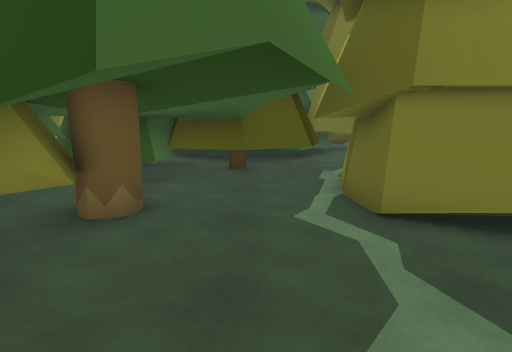
[1] (above)

24 first-person views from a walk through a scene from a Unity 3-D project. The camera is 1.4 m above the floor, tilts 10° down and sees 75° across. The floor is counted in squares, 1 m on a side. Each view is taken from the middle of a square. On the plan, view 1 faces up. The plan holds only what a view shows up to about 15 squares ahead; the rest is blank. The place goes on beyond the plan. The player is left out.

[2]
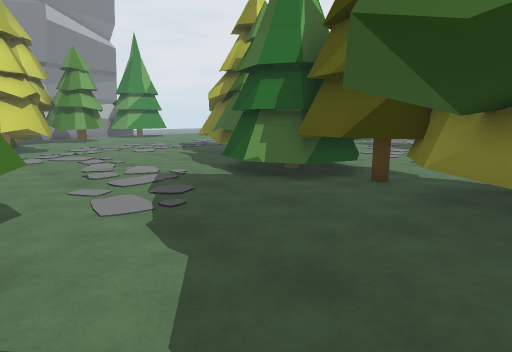

[3]
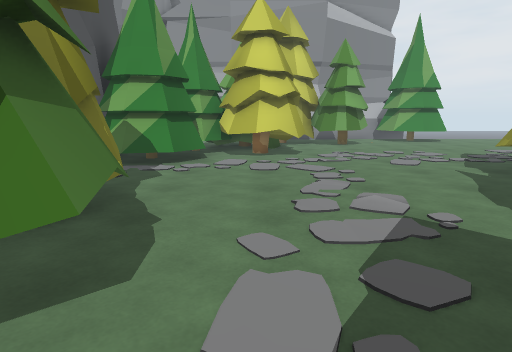

[4]
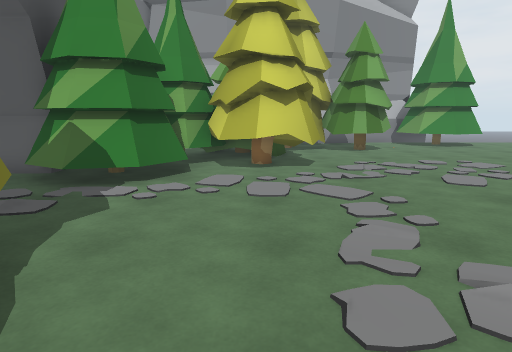

[5]
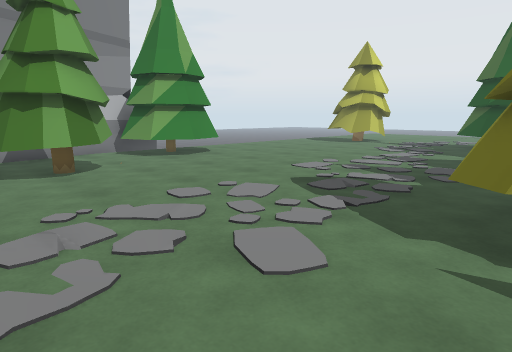

[6]
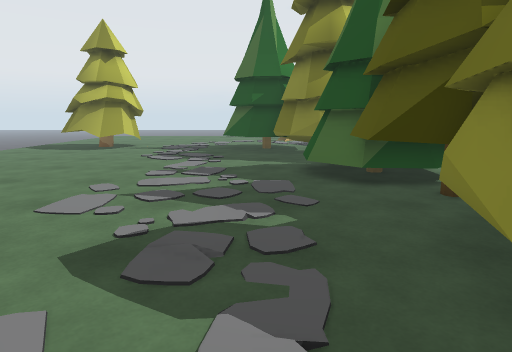

[7]
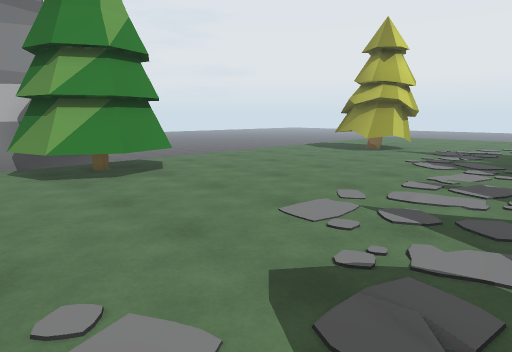

[8]
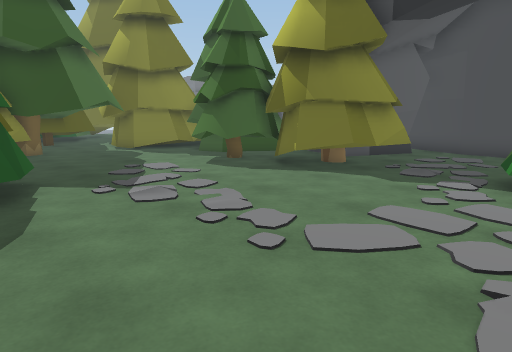

[9]
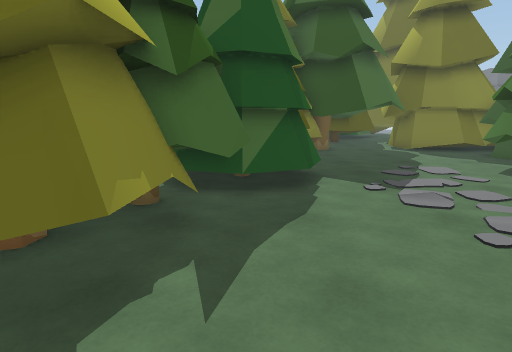

[10]
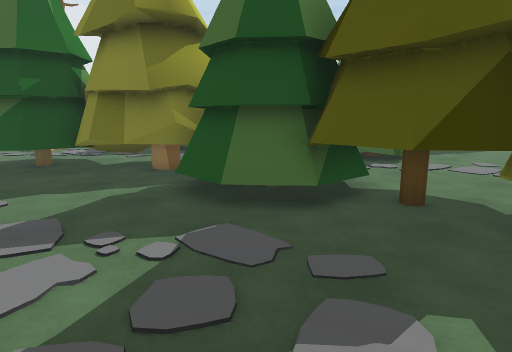

[11]
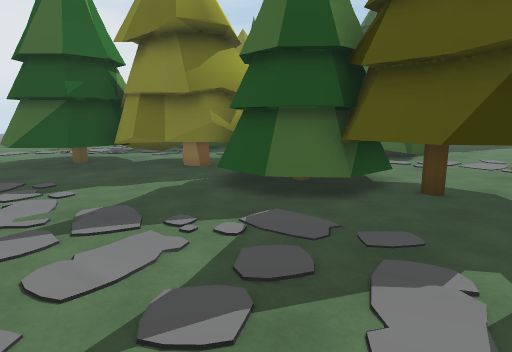

[12]
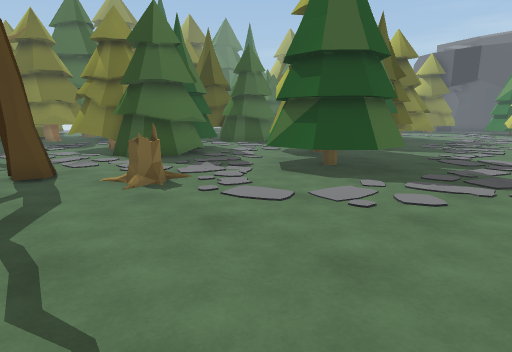

[13]
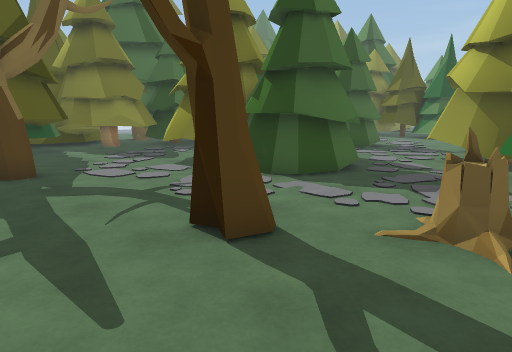

[14]
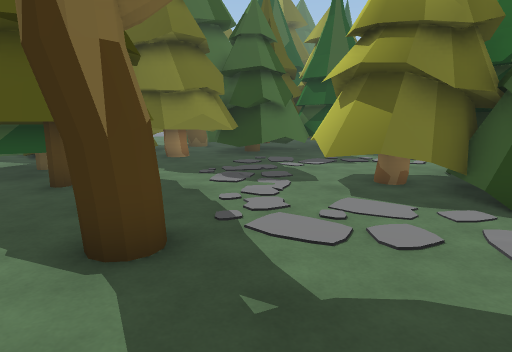

[15]
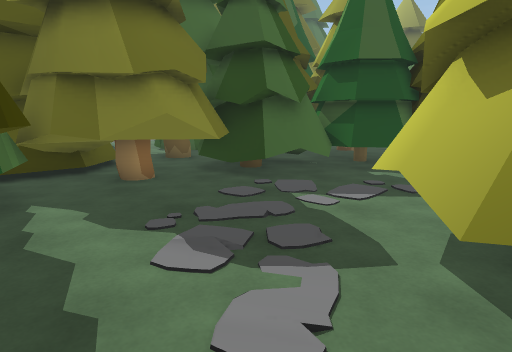

[16]
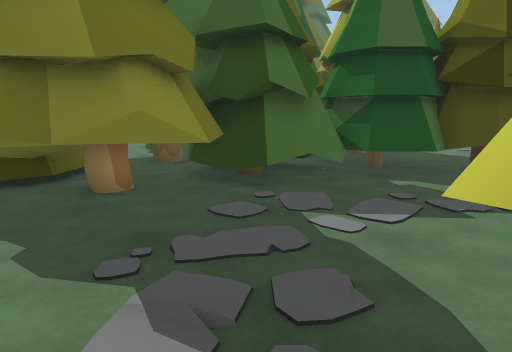

[17]
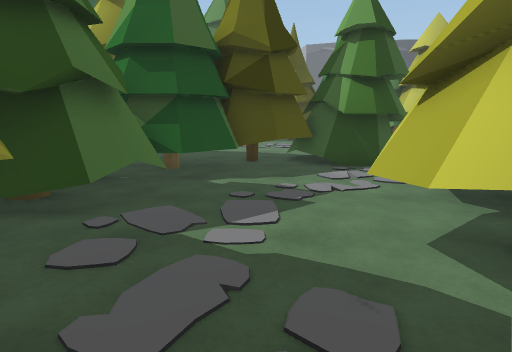

[18]
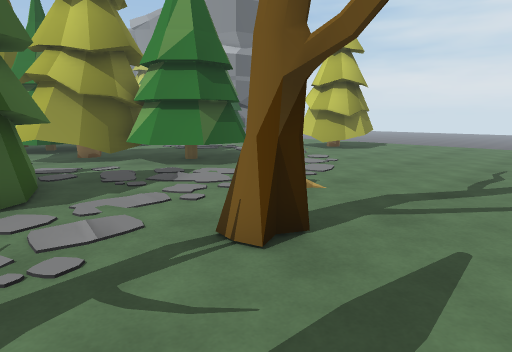

[19]
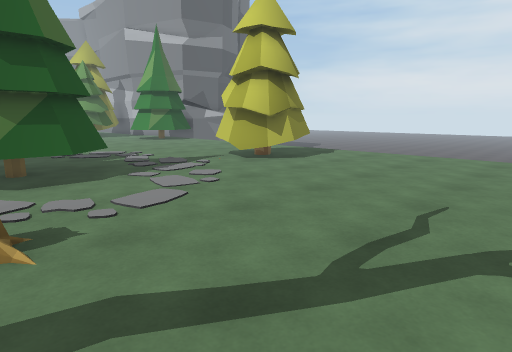

[20]
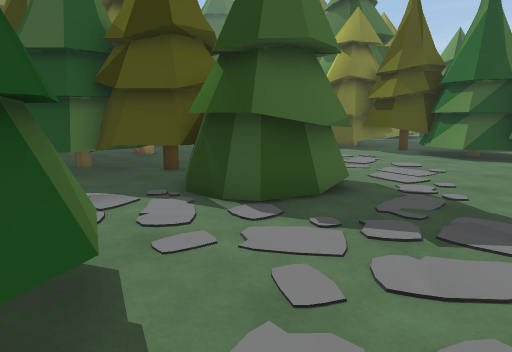

[21]
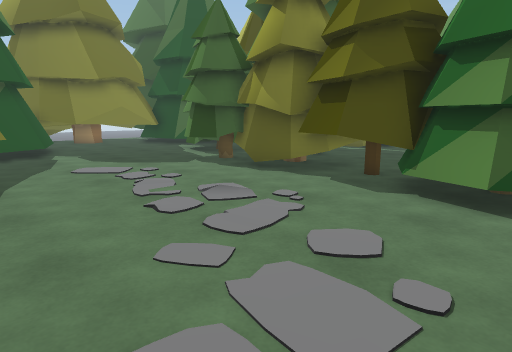

[22]
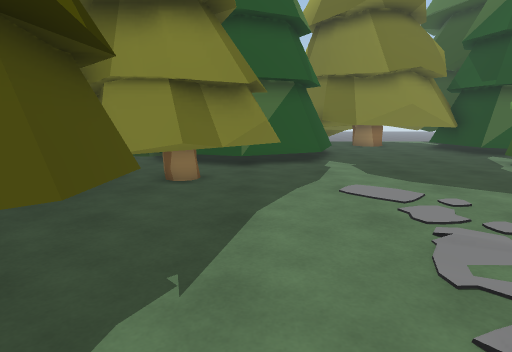

[23]
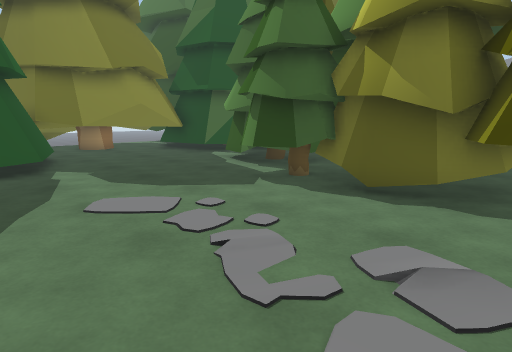

[24]
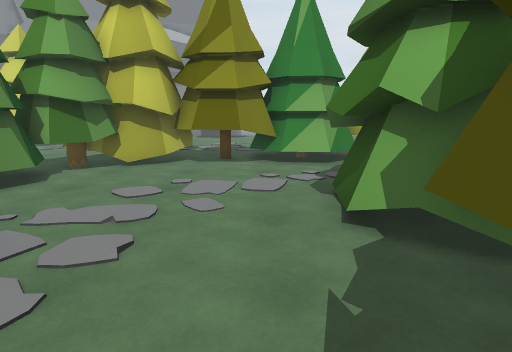

### Floor plan
Key: @ floor where view 1 was taken; # wall or solid block; . floor; v drop or lower ground; T tree; S stump; O other object.
Columns run from 30 left of view 1 to 11 right of it. Each row starts with its distance up from view 1.
 16                     TTTTTTT T
 15                      TTTTTTTT     T
 14                     TTTTTTTTT   TTT
 13                    TTT.TTT.TTT  TT
 12   O      ..OO     TTT......TT  TTT
 11   .T     T       TTTT.......    TT
 10     TTTT TT       T.......T      T
  9      TTTT  TTTTT   ......TT   TTT
  8      TT  T   TTTTTT...... TTTTTTT
  7     TTTTTTTTTT  TTT.....T T###TTT
  6  TTTTTTTTTTT T  TT.....TTTT##..TTTT
  5   TTT....TTTTT   .......TTTTT...T#
  4  TTTT.......TTT T.......TTTTT.. .TT
  3  TTT. .......TTTTT......T  TT.....
  2  ..... TT....TTTT.......TTT.. ... T
  1 .T....TTT ....TTT......TTTTT.....TTT
  0 .TT..TTTT  ...TTTT.....TTTT...@.T  TT
 -1 ......TTTT T..TTTT.....TTTT....TTTT T
 -2  .....TTTTTT...TT......TTTT....TTTT
 -3 ......TT TT............TTTT.....TTT
 -4  .....TTTT............TTTT......TTT T#  ##
 -5 .......TT...TT..TTTTTTTTTT.......TTT  #.#
 -6 ..TT.......TTTTTTTTTTTTTT........TTTT...#
 -7 ...........TTTTTT TTTTTTT..............##
 -8 ....SS..TTTTTTTTTTTTTTTT...............#
 -9 ........TTTTTTT..T...............TTT
-10 ........TTTT....................TTTT.
-11 ........TTTT.................TTTTT T##
-12 ............................TTTTTT
-13  ............................TTTTT
-14  ......... ..................T  T
-15  ............................TT
-16  ......T  T.............. TTT
-17  ...... TTTT............ TTTT
-18  ...... TTT........TTTT..
-19  ........  ........TTTT....
-20   .................  TT..##
-21   vvvvvvv  v  vvvvv  T####
-22                     ###

Positions as (right, up) in squares from view 1, and headings:
1: (0, 0), facing up
2: (2, 4), facing down-left
3: (0, 1), facing down
4: (0, -2), facing down
5: (-2, -7), facing down-left
6: (-5, -10), facing left
7: (-6, -10), facing down-left
8: (-5, -10), facing up-right
9: (-5, -10), facing up
10: (-9, -12), facing up-left
11: (-9, -13), facing up-left
12: (-29, -15), facing up-right
13: (-30, -9), facing up-right
14: (-30, -3), facing up-right
15: (-27, 0), facing up-right
16: (-26, 1), facing up-right
17: (-26, 3), facing right
18: (-30, -3), facing down-right
19: (-30, -8), facing down-right
20: (-20, -5), facing up-right
21: (-13, -3), facing up-right
22: (-12, 0), facing up
23: (-12, 1), facing up-right
24: (-12, 5), facing down
